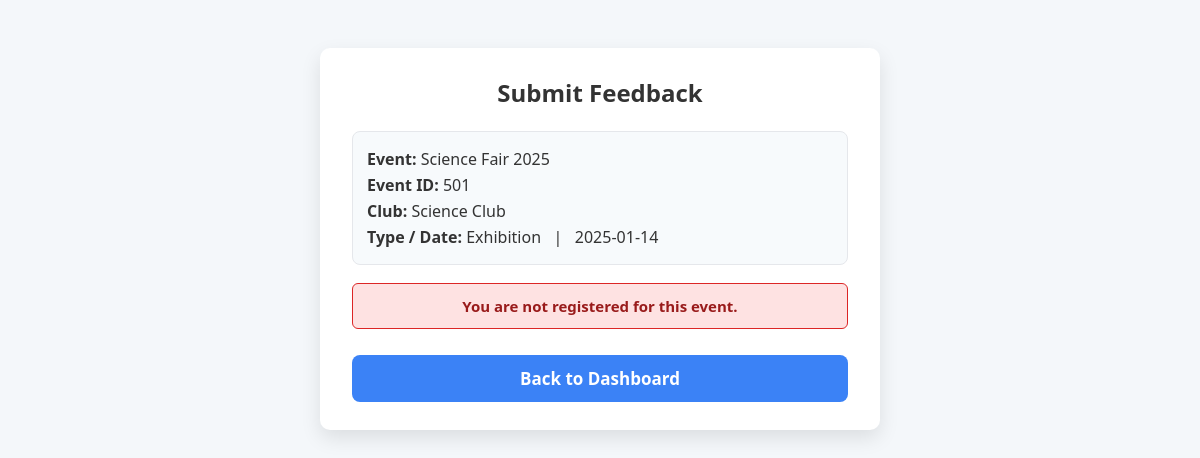
The page /feedback.php?event_id=501 (signed in) on the database its author committed.
### tables this page shows
CREATE TABLE `events` (
  `event_id` int(11) NOT NULL,
  `club_id` int(11) DEFAULT NULL,
  `title` varchar(100) DEFAULT NULL,
  `event_type` varchar(50) DEFAULT NULL,
  `event_date` date DEFAULT NULL,
  `start_time` time DEFAULT NULL,
  `end_time` time DEFAULT NULL,
  `approval_status` varchar(20) DEFAULT NULL,
  `total_budget` decimal(10,2) DEFAULT NULL
);

CREATE TABLE `clubs` (
  `club_id` int(11) NOT NULL,
  `club_name` varchar(100) NOT NULL,
  `registration_date` date NOT NULL,
  `status` varchar(20) NOT NULL
);

### feedback.php (the view, shortened to what this page needs)
<?php
include 'connection.php';
$student_id = (int)$_SESSION['student_id'];
$event_id = isset($_GET['event_id']) ? (int)$_GET['event_id'] : 0;
$event = null;
$is_registered = false;
$already_submitted = false;
$rating = $comments = $submitted_on = '';
if ($event_id > 0) {
    $sql_event = "
        SELECT e.event_id, e.title, e.event_date, e.event_type, c.club_name
        FROM events e
        JOIN clubs c ON c.club_id = e.club_id
        WHERE e.event_id = $event_id
        LIMIT 1
    ";
    $res_event = mysqli_query($conn, $sql_event);
    if ($res_event && mysqli_num_rows($res_event) > 0) {
        $event = mysqli_fetch_assoc($res_event);
    }
    $sql_registered = "
        SELECT 1
        FROM partakes
        WHERE student_id = $student_id
          AND event_id = $event_id
          AND LOWER(attendance_status) = 'registered'
        LIMIT 1
    ";
    $res_registered = mysqli_query($conn, $sql_registered);
    $is_registered = $res_registered && mysqli_num_rows($res_registered) > 0;
}
?>
<!DOCTYPE html>
<html lang="en">
<head>
</head>
<body>
<div class="card">
    <h2>Submit Feedback</h2>
    <?php if ($event): ?>
      <div class="event-meta">
        <div><strong>Event:</strong> <?= htmlspecialchars($event['title']) ?></div>
        <div><strong>Event ID:</strong> <?= (int)$event['event_id'] ?></div>
        <div><strong>Club:</strong> <?= htmlspecialchars($event['club_name']) ?></div>
        <div><strong>Type / Date:</strong> <?= htmlspecialchars($event['event_type']) ?> &nbsp; | &nbsp; <?= htmlspecialchars($event['event_date']) ?></div>
      </div>
    <?php else: ?>
      <p class="muted">No event selected. Return to dashboard to choose an event.</p>
    <?php endif; ?>
    <?php if ($event && $is_registered && !$already_submitted): ?>
      <form method="post" action="">
          <input type="hidden" name="event_id" value="<?= (int)$event_id ?>" />
          <label for="rating">Rating (0-10):</label>
          <input type="number" id="rating" name="rating" min="0" max="10" value="<?= htmlspecialchars($rating) ?>" />
          <label for="comments">Comments:</label>
          <textarea id="comments" name="comments"><?= htmlspecialchars($comments) ?></textarea>
          <label for="submitted_on">Submitted On:</label>
          <input type="date" id="submitted_on" name="submitted_on" value="<?= htmlspecialchars($submitted_on) ?>" required />
          <button type="submit" class="btn">Submit Feedback</button>
      </form>
    <?php elseif ($event && $already_submitted): ?>
      <div class="message success">Feedback already submitted for this event.</div>
    <?php elseif ($event && !$is_registered): ?>
      <div class="message error">You are not registered for this event.</div>
    <?php endif; ?>
    <a class="back-btn" href="member_dashboard.php">Back to Dashboard</a>
</div>
</body>
</html>

### feedback.php (style rules this page uses)
* { box-sizing: border-box; }
body { font-family: 'Segoe UI', Tahoma, Geneva, Verdana, sans-serif; background: #f4f7fa; display: flex; justify-content: center; align-items: flex-start; min-height: 100vh; padding: 40px 20px; color:#333; }
.card { background: #ffffff; padding: 28px 32px; border-radius: 10px; box-shadow: 0 8px 20px rgba(0,0,0,0.1); width: 100%; max-width: 560px; }
h2 { margin: 0 0 22px; color: #333; text-align: center; }
.event-meta { background:#f7fafc; border:1px solid #e5e7eb; padding:12px 14px; border-radius:8px; margin-bottom:18px; }
.event-meta div { margin: 4px 0; }
.btn, .back-btn { background-color: #3b82f6; color: white; border: none; padding: 12px 0; width: 100%; font-size: 17px; font-weight: 700; border-radius: 8px; cursor: pointer; transition: background-color 0.3s ease; margin-top: 10px; text-align:center; text-decoration:none; display:inline-block; }
.message { padding: 12px 20px; border-radius: 6px; margin-bottom: 16px; font-weight: 600; font-size: 15px; text-align: center; }
.error { background-color: #fee2e2; color: #991b1b; border: 1.5px solid #dc2626; }

### rows shown on the page
events: title "Science Fair 2025", event_id "501", club.club_name "Science Club", event_type "Exhibition", event_date "2025-01-14"
